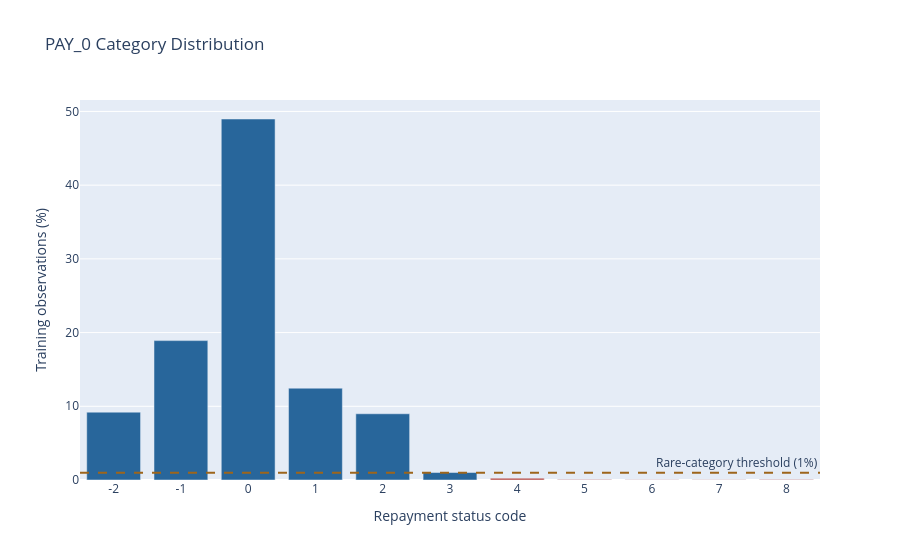

The cell this chart's notebook holds for it:
### Markdown cell above
### 5.1 PAY_0 Category Distribution — Training Data

### Code cell
pay0_percentages = X_train["PAY_0"].value_counts(normalize=True).sort_index() * 100

fig = go.Figure(go.Bar(
    x=pay0_percentages.index.astype(str), y=pay0_percentages,
    marker_color=["#b84640" if value < 1 else "#28669b" for value in pay0_percentages],
    customdata=X_train["PAY_0"].value_counts().sort_index(),
    hovertemplate="PAY_0 %{x}<br>%{y:.2f}% · %{customdata:,} observations<extra></extra>",
))
fig.add_hline(y=1, line_dash="dash", line_color="#9d651b",
              annotation_text="Rare-category threshold (1%)", annotation_position="top right")
fig.update_layout(
    title="PAY_0 Category Distribution",
    xaxis=dict(type="category", title="Repayment status code"),
    yaxis_title="Training observations (%)",
)
fig.show(renderer="plotly_mimetype")

### Figure 1 — Plotly figure (JSON) as saved in the notebook; plotly's stock layout.template omitted (floating-point values rounded to 4 significant figures)
{"data": [{"customdata": [1933, 3971, 10285, 2616, 1887, 213, 51, 13, 10, 8, 13], "hovertemplate": "PAY_0 %{x}<br>%{y:.2f}% · %{customdata:,} observations<extra></extra>", "marker": {"color": ["#28669b", "#28669b", "#28669b", "#28669b", "#28669b", "#28669b", "#b84640", "#b84640", "#b84640", "#b84640", "#b84640"]}, "x": ["-2", "-1", "0", "1", "2", "3", "4", "5", "6", "7", "8"], "y": [9.205, 18.91, 48.98, 12.46, 8.986, 1.014, 0.2429, 0.0619, 0.04762, 0.0381, 0.0619], "type": "bar"}], "layout": {"shapes": [{"line": {"color": "#9d651b", "dash": "dash"}, "type": "line", "x0": 0, "x1": 1, "xref": "x domain", "y0": 1, "y1": 1, "yref": "y"}], "annotations": [{"showarrow": false, "text": "Rare-category threshold (1%)", "x": 1, "xanchor": "right", "xref": "x domain", "y": 1, "yanchor": "bottom", "yref": "y"}], "xaxis": {"type": "category", "title": {"text": "Repayment status code"}}, "title": {"text": "PAY_0 Category Distribution"}, "yaxis": {"title": {"text": "Training observations (%)"}}}}
